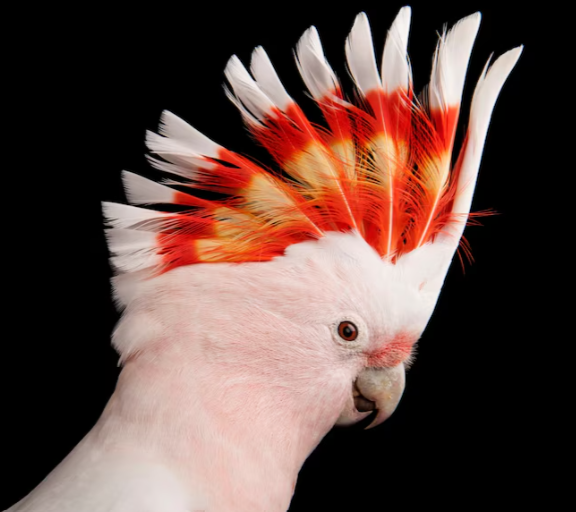
#> input picture example_4.png, 576 x 512 px
$ python main.py
#> lines starting #> are read from the running program, lines starting #| are printed output that depends on the picture
#> further down, image is the input picture: shape (512, 576, 3); mean B, G, R 64.2, 70.4, 95.4
import numpy as np
import math
import cv2
import matplotlib.pyplot as plt
from scipy.signal import wiener
import time
import os
import imageio


np.set_printoptions(suppress=True)

path = "example_4.png"

def dirac_like_image(kernel_sz=65):
    res = np.zeros((kernel_sz, kernel_sz))
    res[kernel_sz // 2, kernel_sz // 2] = 255
    return res

# [5 lines left out: function gaussian_psf, not called in this run]

def sum_of_sq_errors_with_tv(img, psf, est_img, alpha = 0):
    psf = psf/psf.sum()

    sq_err = np.abs(img - cv2.filter2D(src=est_img, ddepth=-1, kernel=psf, borderType=cv2.BORDER_REPLICATE))
    sq_err = np.sum(np.power(sq_err, 2))/2

    dxy = np.array([[0, 1, 0], [1, -4, 1], [0, 1, 0]])
    dxy = cv2.filter2D(src=est_img, ddepth=-1, kernel=dxy, borderType=cv2.BORDER_REPLICATE)
    reg = np.power(np.abs(dxy), 2)
    reg = reg.sum()

    return sq_err + alpha*reg

# [18 lines left out: functions add_gaussian_noise, motion_psf, not called in this run]

def blur_image(input_image, deform_type=None, std_dev=2, delta=8, angle=45, kernel_sz=65):
#> called with deform_type = 'blur', std_dev = 8, delta = 17, angle = 30, kernel_sz = 65
    img_rgb = input_image
    psf = np.array([])
    if deform_type == "motion":
        if kernel_sz % 2 == 0:
            kernel_sz += 1
        psf = motion_psf(angle, delta, False, kernel_sz)
        cv2.imshow("motion psf", psf)
        psf /= psf.sum()
    elif deform_type == "blur":
        if kernel_sz % 2 == 0:
            kernel_sz += 1
        psf = cv2.GaussianBlur(dirac_like_image(kernel_sz), (kernel_sz, kernel_sz), std_dev)
        cv2.imshow("blur psf", psf)
        psf /= psf.sum()
    else:
        print("Unrecognised deformation type or None specified")
        return None

    res_img = cv2.filter2D(src=img_rgb, ddepth=-1, kernel=psf, borderType=cv2.BORDER_REPLICATE)
    # res_img = add_gaussian_noise(res_img, 0.05)
    return res_img

def regularized_filter(img_rgb, input_psf, lambda_coeff=0.01):
    h, w, _ = img_rgb.shape
    input_psf = input_psf / input_psf.sum()
    psf = np.float32(np.zeros((h, w)))
    kh, kw = input_psf.shape
    psf[:kh, :kw] = input_psf

    PSF = cv2.dft(psf, flags=cv2.DFT_COMPLEX_OUTPUT)

    img_r = np.float32(img_rgb[..., 0])
    img_g = np.float32(img_rgb[..., 1])
    img_b = np.float32(img_rgb[..., 2])

    IMG_R = cv2.dft(img_r, flags=cv2.DFT_COMPLEX_OUTPUT)
    IMG_G = cv2.dft(img_g, flags=cv2.DFT_COMPLEX_OUTPUT)
    IMG_B = cv2.dft(img_b, flags=cv2.DFT_COMPLEX_OUTPUT)

    r_tmp = np.float32([[0, 1, 0],[1, -4, 1],[0, 1, 0]])
    r = np.pad(r_tmp, ((0, h-3), (0, w-3)))

    R = np.abs(cv2.dft(r, flags=cv2.DFT_COMPLEX_OUTPUT))

    ipsf = (np.abs(PSF) ** 2).sum(-1)
    lmbd_R = lambda_coeff * ((R).sum(-1))
    tmp = (lmbd_R + ipsf)[..., np.newaxis]

    iPSF = np.conj(PSF) / (ipsf + lmbd_R)[..., np.newaxis]

    RES_R = cv2.mulSpectrums(IMG_R, iPSF, 0)
    RES_G = cv2.mulSpectrums(IMG_G, iPSF, 0)
    RES_B = cv2.mulSpectrums(IMG_B, iPSF, 0)

    res_r = cv2.idft(RES_R, flags=cv2.DFT_SCALE | cv2.DFT_REAL_OUTPUT)
    res_g = cv2.idft(RES_G, flags=cv2.DFT_SCALE | cv2.DFT_REAL_OUTPUT)
    res_b = cv2.idft(RES_B, flags=cv2.DFT_SCALE | cv2.DFT_REAL_OUTPUT)

    res_rgb = np.float32(np.zeros_like(img_rgb))
    res_rgb[..., 0] = res_r
    res_rgb[..., 1] = res_g
    res_rgb[..., 2] = res_b

    res_rgb = np.roll(res_rgb, -kh // 2, 0)
    res_rgb = np.roll(res_rgb, -kw // 2, 1)

    return res_rgb

def wiener_filter(img_rgb, input_psf, K = 0.01):
    input_psf = input_psf / input_psf.sum()
    psf = np.float32(np.zeros_like(img_rgb[..., 0]))
    h, w = input_psf.shape
    psf[:h, :w] = input_psf
    # psf[i_h//2 - h//2: i_h//2 - h//2 + h, i_w//2 - w//2: i_w//2 - w//2 + w] = input_psf
    PSF = cv2.dft(psf, flags=cv2.DFT_COMPLEX_OUTPUT, nonzeroRows=h)

    img_r = np.float32(img_rgb[..., 0])
    img_g = np.float32(img_rgb[..., 1])
    img_b = np.float32(img_rgb[..., 2])

    IMG_R = cv2.dft(img_r, flags=cv2.DFT_COMPLEX_OUTPUT)
    IMG_G = cv2.dft(img_g, flags=cv2.DFT_COMPLEX_OUTPUT)
    IMG_B = cv2.dft(img_b, flags=cv2.DFT_COMPLEX_OUTPUT)

    PSF2 = (np.abs(PSF) ** 2).sum(-1)
    iPSF = PSF / (PSF2 + K)[..., np.newaxis]

    RES_R = cv2.mulSpectrums(IMG_R, iPSF, 0)
    RES_G = cv2.mulSpectrums(IMG_G, iPSF, 0)
    RES_B = cv2.mulSpectrums(IMG_B, iPSF, 0)

    res_r = cv2.idft(RES_R, flags=cv2.DFT_SCALE | cv2.DFT_REAL_OUTPUT)
    res_g = cv2.idft(RES_G, flags=cv2.DFT_SCALE | cv2.DFT_REAL_OUTPUT)
    res_b = cv2.idft(RES_B, flags=cv2.DFT_SCALE | cv2.DFT_REAL_OUTPUT)

    res_rgb = np.float32(np.zeros_like(img_rgb))
    res_rgb[..., 0] = res_r
    res_rgb[..., 1] = res_g
    res_rgb[..., 2] = res_b

    res_rgb = np.roll(res_rgb, -h // 2, 0)
    res_rgb = np.roll(res_rgb, -w // 2, 1)

    return res_rgb

def reg_f_closest_approx(img, psf, st=25, end=26, step=1):
#> called with st = 25, end = 26, step = 1
    smallest_error = -1
    best_approx = img
    ind = [u for u in np.arange(st, end, step)]
    errors = []
    for i in np.arange(st, end, step):
        res = regularized_filter(img, psf, 10**(-0.1 * i))
        err = sum_of_sq_errors_with_tv(img, psf, res)
        errors.append(err)
        if err <= smallest_error or smallest_error < 0:
            smallest_error = sum_of_sq_errors_with_tv(img, psf, res)
            best_approx = res
#> this loop made 1 pass
#> (err, smallest_error) on pass 1: (1901.2, 1901.2)
#> pass 1, in regularized_filter, `img_b = np.float32(img_rgb[..., 2])`:
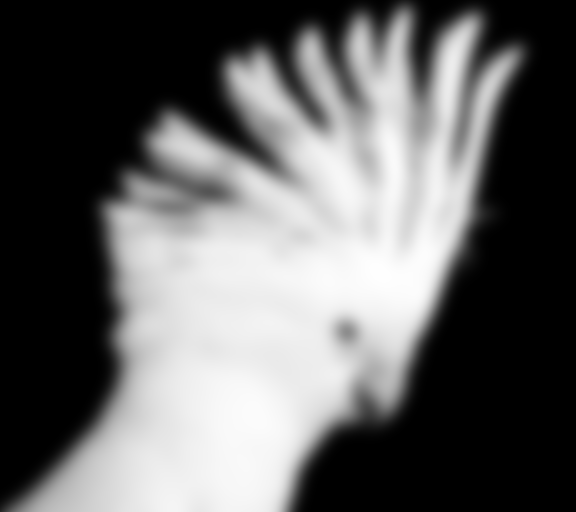
#> img_b: shape (512, 576) float32; min -6.71e-16, max 0.947, mean 0.374; drawn with min black and max white
#> after the loop, errors = [1901.2]; smallest_error = 1901.2

        # [8 lines of commented-out code are left out]

    return best_approx

def wiener_f_closest_approx(img, psf, st=25, end=26, step=1):
#> called with st = 25, end = 26, step = 1
    smallest_error = -1
    best_approx = img
    ind = [i for i in np.arange(st, end, step)]
    errors = []
    for i in np.arange(st, end, step):
        res = wiener_filter(img, psf, 10**(-0.1 * i))
        err = sum_of_sq_errors_with_tv(img, psf, res)
        errors.append(err)
        if err <= smallest_error or smallest_error < 0:
            smallest_error = sum_of_sq_errors_with_tv(img, psf, res)
            best_approx = res
#> this loop made 1 pass
#> (err, smallest_error) on pass 1: (523.2, 523.2)
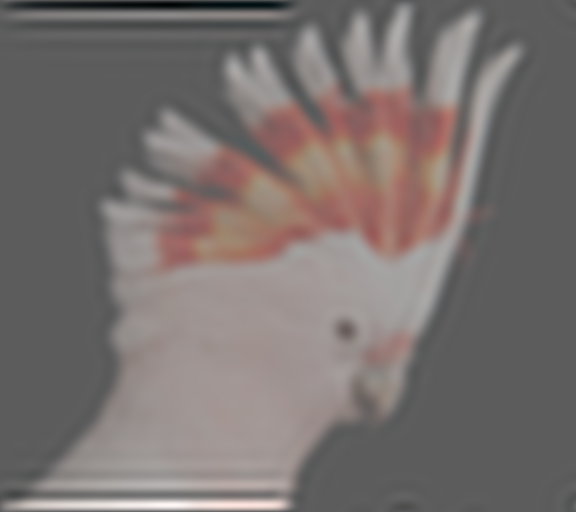
#> best_approx: shape (512, 576, 3) float32; mean B, G, R 0.251, 0.275, 0.373; drawn with min black and max white
#> after the loop, errors = [523.2]; smallest_error = 523.2

        # [8 lines of commented-out code are left out]

    return best_approx

def simple_lucy_richardson_method(img_rgb, psf, max_iter=80):
    img_r = np.float32(img_rgb[..., 0])
    img_g = np.float32(img_rgb[..., 1])
    img_b = np.float32(img_rgb[..., 2])
    psf = psf/psf.sum()
    psf_t = psf[::-1, ::-1]
    rest_img_r = img_r
    rest_img_g = img_g
    rest_img_b = img_b

    ind = [i for i in range(1, max_iter+1)]
    errors = []

    smallest_err = sum_of_sq_errors_with_tv(img_rgb, psf, img_rgb)
#> in sum_of_sq_errors_with_tv (call 5), `sq_err = np.abs(img - cv2.filter2D(src=est_img, ddepth=-1, kernel=psf,..`:
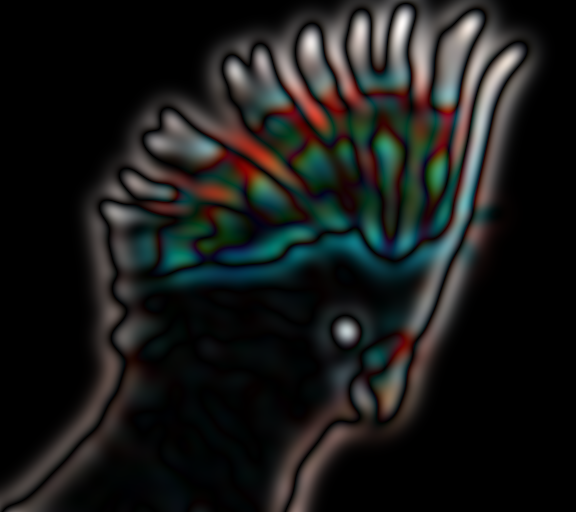
#> sq_err: shape (512, 576, 3) float64; mean B, G, R 0.0167, 0.0176, 0.0169; drawn with min black and max white
#> in sum_of_sq_errors_with_tv (call 5), `sq_err = np.sum(np.power(sq_err, 2))/2`: sq_err = 409.3
#> in sum_of_sq_errors_with_tv (call 5), `dxy = cv2.filter2D(src=est_img, ddepth=-1, kernel=dxy, borderType=cv2...`:
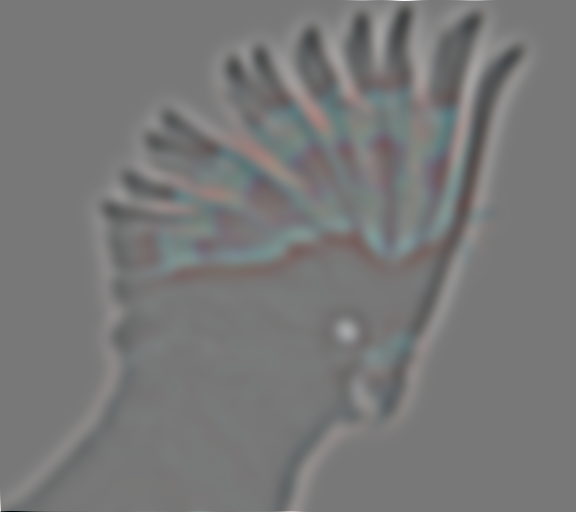
#> dxy: shape (512, 576, 3) float64; mean B, G, R 1.48e-19, -8.41e-20, 2.25e-19; drawn with min black and max white
#> in sum_of_sq_errors_with_tv (call 5), `reg = reg.sum()`: reg = 1.55
#> smallest_err = 409.3
    best_approx = img_rgb
    eps = img_rgb.max() * 1e-5
#> eps = 9.47e-06

    for i in range(max_iter):
        tmp_r = img_r / (cv2.filter2D(src=rest_img_r, ddepth=-1, kernel=psf, borderType=cv2.BORDER_REPLICATE) + eps)
        tmp_g = img_g / (cv2.filter2D(src=rest_img_g, ddepth=-1, kernel=psf, borderType=cv2.BORDER_REPLICATE) + eps)
        tmp_b = img_b / (cv2.filter2D(src=rest_img_b, ddepth=-1, kernel=psf, borderType=cv2.BORDER_REPLICATE) + eps)

        tmp_r = cv2.filter2D(src=tmp_r, ddepth=-1, kernel=psf_t, borderType=cv2.BORDER_REPLICATE)
        tmp_g = cv2.filter2D(src=tmp_g, ddepth=-1, kernel=psf_t, borderType=cv2.BORDER_REPLICATE)
        tmp_b = cv2.filter2D(src=tmp_b, ddepth=-1, kernel=psf_t, borderType=cv2.BORDER_REPLICATE)

        rest_img_r = cv2.multiply(rest_img_r, tmp_r)
        rest_img_g = cv2.multiply(rest_img_g, tmp_g)
        rest_img_b = cv2.multiply(rest_img_b, tmp_b)

        tmp_rgb = np.float32(np.zeros_like(img_rgb))
        tmp_rgb[..., 0] = rest_img_r
        tmp_rgb[..., 1] = rest_img_g
        tmp_rgb[..., 2] = rest_img_b

        err = sum_of_sq_errors_with_tv(img_rgb, psf, tmp_rgb)
        errors.append(err)
        if err > smallest_err:
            return tmp_rgb
        if err <= smallest_err:
            smallest_err = err
            best_approx = tmp_rgb
#> this loop made 80 passes
#> (sq_err in sum_of_sq_errors_with_tv, reg in sum_of_sq_errors_with_tv, err, smallest_err) on passes 1 to 12: (199.4, 2.43, 199.4, 199.4), (123.8, 3.37, 123.8, 123.8), (85.96, 4.32, 85.96, 85.96), (63.79, 5.25, 63.79, 63.79), (49.61, 6.14, 49.61, 49.61), (39.98, 7, 39.98, 39.98), (33.14, 7.82, 33.14, 33.14), (28.1, 8.59, 28.1, 28.1), (24.28, 9.33, 24.28, 24.28), (21.31, 10.03, 21.31, 21.31), (18.95, 10.71, 18.95, 18.95), (17.04, 11.34, 17.04, 17.04)
#> (err, smallest_err) on passes 61 to 66: (2.72, 2.72), (2.67, 2.67), (2.62, 2.62), (2.57, 2.57), (2.53, 2.53), (2.48, 2.48)
#> pass 1, in simple_lucy_richardson_method, `tmp_r = cv2.filter2D(src=tmp_r, ddepth=-1, kernel=psf_t, borderType=cv..`:
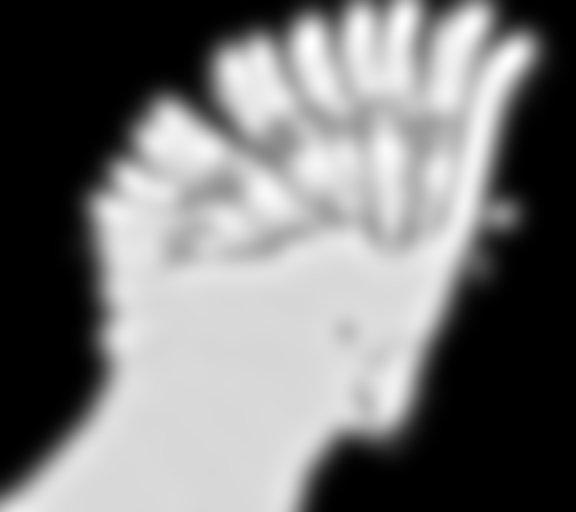
#> tmp_r: shape (512, 576) float32; min -9.03e-12, max 1.18, mean 0.554; drawn with min black and max white
#> after the loop:
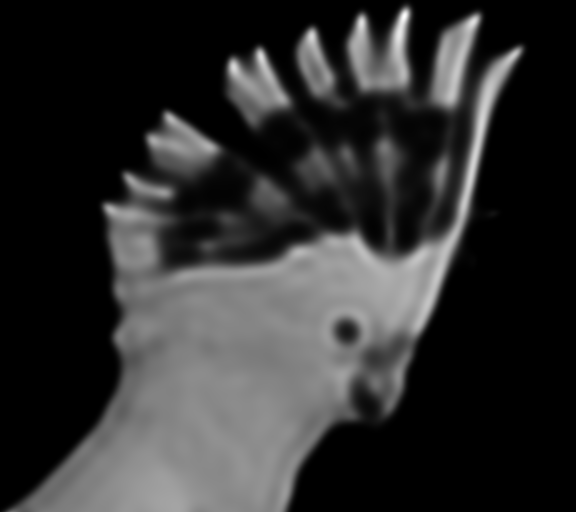
#> rest_img_r: shape (512, 576) float32; min 0, max 1.36, mean 0.252; drawn with min black and max white
#> after the loop, errors = 80 values, max 199.4 at index 0, min 1.97 at index 79, mean 12.99; smallest_err = 1.97

        # [8 lines of commented-out code are left out]

    return best_approx

# [23 lines left out: functions img_to_0_1_range, draw_text, not called in this run]

def deform_and_restore(img, deform_type, std_dev=8, delta=17, angle=30, kr_sz=65):
    if deform_type == "motion":
        motion_image = blur_image(img, "motion", std_dev, delta, angle, kr_sz)
        # cv2.imshow("motion blur image", motion_image)

        m_psf = motion_psf(angle, delta, is_centered=False, kernel_sz=kr_sz)

        # start_time = time.time()
        reg_motion_image = reg_f_closest_approx(motion_image, m_psf)
        # cv2.imshow("regularized filter restoration", reg_motion_image)
        # print("--- reg filter %s seconds ---" % (time.time() - start_time))

        # start_time = time.time()
        wiener_motion_image = wiener_f_closest_approx(motion_image, m_psf)
        # cv2.imshow("weiner filter restoration", wiener_motion_image)
        # print("--- wiener filter %s seconds ---" % (time.time() - start_time))

        # start_time = time.time()
        lucy_r_motion_image = simple_lucy_richardson_method(motion_image, m_psf)
        # cv2.imshow("lucy richarson restoration", lucy_r_motion_image)
        # print("--- lucy-rich %s seconds ---" % (time.time() - start_time))

    elif deform_type == "blur":
        blurred_image = blur_image(img, "blur", std_dev, delta, angle, kr_sz)
        cv2.imshow("gaussian blur image", blurred_image)

        b_psf = cv2.GaussianBlur(dirac_like_image(kr_sz), (kr_sz, kr_sz), std_dev)

        reg_blur_image = reg_f_closest_approx(blurred_image, b_psf)
        cv2.imshow("regularized filter restoration", reg_blur_image)

        wiener_blur_image = wiener_f_closest_approx(blurred_image, b_psf)
        cv2.imshow("wiener filter restoration", wiener_blur_image)

        lucy_r_blur_image = simple_lucy_richardson_method(blurred_image, b_psf)
        cv2.imshow("lucy richardson restoration", lucy_r_blur_image)
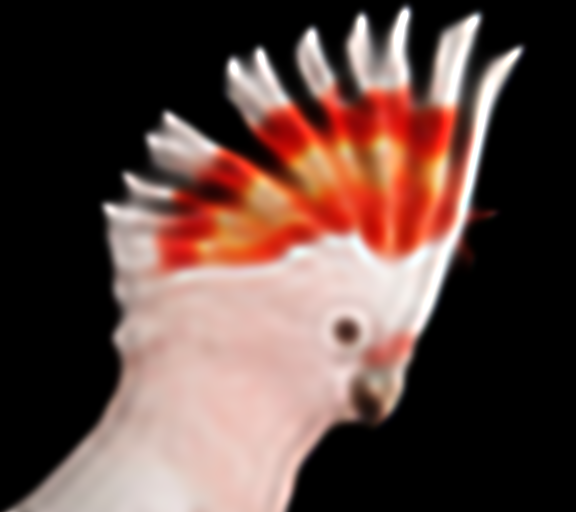
#> window 'lucy richardson restoration': shape (512, 576, 3); mean B, G, R 63.8, 70, 94.9

    else:
        print("Error: wrong deform type")

image = cv2.imread(path, 1)
image = image/255.0
cv2.imshow("original image", image)

deform_and_restore(image, "blur")

# [17 lines of commented-out code are left out]

cv2.waitKey(0)

$ run again, with example_1.png copied over example_4.png
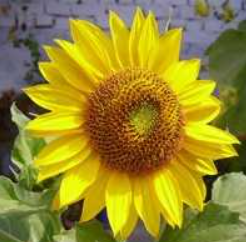
#> input picture example_1.png, 246 x 242 px
#> image is the input picture: shape (242, 246, 3); mean B, G, R 43.7, 136.9, 150.9
#> the loop in reg_f_closest_approx, `for i in np.arange(st, end, step):` made 1 pass
#> (err, smallest_error) on pass 1: (201.6, 201.6)
#> after the loop in reg_f_closest_approx, `for i in np.arange(st, end, step):`: errors = [201.6]; smallest_error = 201.6
#> the loop in wiener_f_closest_approx, `for i in np.arange(st, end, step):` made 1 pass
#> (err, smallest_error) on pass 1: (56.06, 56.06)
#> after the loop in wiener_f_closest_approx, `for i in np.arange(st, end, step):`:
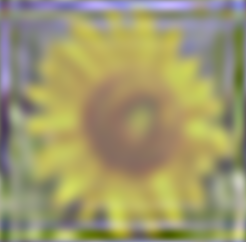
#> best_approx: shape (242, 246, 3) float32; mean B, G, R 0.171, 0.535, 0.589; drawn with min black and max white
#> after the loop in wiener_f_closest_approx, `for i in np.arange(st, end, step):`: errors = [56.06]; smallest_error = 56.06
#> in simple_lucy_richardson_method, `smallest_err = sum_of_sq_errors_with_tv(img_rgb, psf, img_rgb)`: smallest_err = 53.59
#> eps = 9.07e-06
#> the loop in simple_lucy_richardson_method, `for i in range(max_iter):` made 80 passes
#> (sq_err in sum_of_sq_errors_with_tv, reg in sum_of_sq_errors_with_tv, err, smallest_err) on passes 1 to 8: (23.1, 0.365, 23.1, 23.1), (15.12, 0.456, 15.12, 15.12), (11.36, 0.539, 11.36, 11.36), (9.11, 0.615, 9.11, 9.11), (7.59, 0.686, 7.59, 7.59), (6.48, 0.753, 6.48, 6.48), (5.64, 0.816, 5.64, 5.64), (4.98, 0.876, 4.98, 4.98)
#> after the loop in simple_lucy_richardson_method, `for i in range(max_iter):`:
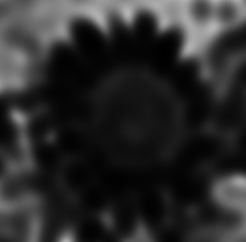
#> rest_img_r: shape (242, 246) float32; min 0.0036, max 0.709, mean 0.171
#> after the loop in simple_lucy_richardson_method, `for i in range(max_iter):`: errors = 80 values, max 23.1 at index 0, min 0.291 at index 79, mean 1.98; smallest_err = 0.291

$ run again, with example_3.png copied over example_4.png
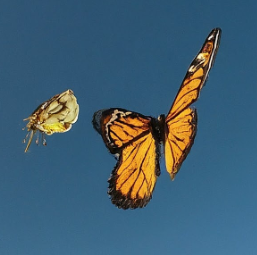
#> input picture example_3.png, 257 x 255 px
#> image is the input picture: shape (255, 257, 3); mean B, G, R 113.4, 95.3, 65.2
#> the loop in reg_f_closest_approx, `for i in np.arange(st, end, step):` made 1 pass
#> (err, smallest_error) on pass 1: (44.15, 44.15)
#> after the loop in reg_f_closest_approx, `for i in np.arange(st, end, step):`: errors = [44.15]; smallest_error = 44.15
#> the loop in wiener_f_closest_approx, `for i in np.arange(st, end, step):` made 1 pass
#> (err, smallest_error) on pass 1: (14.66, 14.66)
#> after the loop in wiener_f_closest_approx, `for i in np.arange(st, end, step):`:
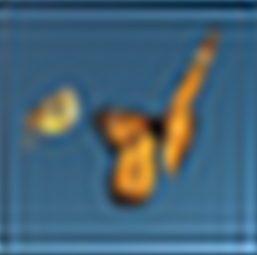
#> best_approx: shape (255, 257, 3) float32; mean B, G, R 0.443, 0.373, 0.255; drawn with min black and max white
#> after the loop in wiener_f_closest_approx, `for i in np.arange(st, end, step):`: errors = [14.66]; smallest_error = 14.66
#> in simple_lucy_richardson_method, `smallest_err = sum_of_sq_errors_with_tv(img_rgb, psf, img_rgb)`: smallest_err = 28.07
#> eps = 8.1e-06
#> the loop in simple_lucy_richardson_method, `for i in range(max_iter):` made 80 passes
#> (sq_err in sum_of_sq_errors_with_tv, reg in sum_of_sq_errors_with_tv, err, smallest_err) on passes 1 to 8: (11.71, 0.156, 11.71, 11.71), (6.91, 0.199, 6.91, 6.91), (4.78, 0.236, 4.78, 4.78), (3.63, 0.269, 3.63, 3.63), (2.92, 0.298, 2.92, 2.92), (2.44, 0.325, 2.44, 2.44), (2.1, 0.35, 2.1, 2.1), (1.84, 0.373, 1.84, 1.84)
#> after the loop in simple_lucy_richardson_method, `for i in range(max_iter):`:
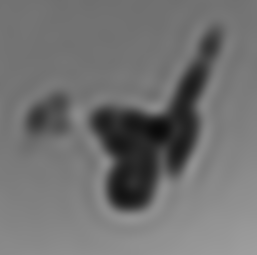
#> rest_img_r: shape (255, 257) float32; min 0.0434, max 0.623, mean 0.445
#> after the loop in simple_lucy_richardson_method, `for i in range(max_iter):`: errors = 80 values, max 11.71 at index 0, min 0.144 at index 79, mean 0.843; smallest_err = 0.144

$ run again, with example_2.jpg saved as example_4.png
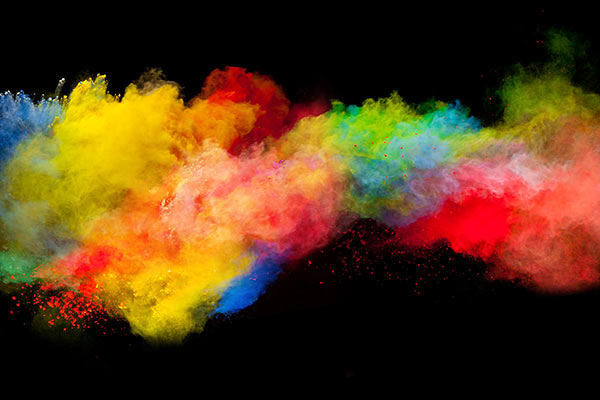
#> input picture example_2.jpg, 600 x 400 px
#> image is the input picture: shape (400, 600, 3); mean B, G, R 23.9, 57, 87.4
#> the loop in reg_f_closest_approx, `for i in np.arange(st, end, step):` made 1 pass
#> (err, smallest_error) on pass 1: (251.3, 251.3)
#> after the loop in reg_f_closest_approx, `for i in np.arange(st, end, step):`: errors = [251.3]; smallest_error = 251.3
#> the loop in wiener_f_closest_approx, `for i in np.arange(st, end, step):` made 1 pass
#> (err, smallest_error) on pass 1: (81.46, 81.46)
#> after the loop in wiener_f_closest_approx, `for i in np.arange(st, end, step):`: errors = [81.46]; smallest_error = 81.46
#> in simple_lucy_richardson_method, `smallest_err = sum_of_sq_errors_with_tv(img_rgb, psf, img_rgb)`: smallest_err = 96.62
#> eps = 9.92e-06
#> the loop in simple_lucy_richardson_method, `for i in range(max_iter):` made 80 passes
#> (sq_err in sum_of_sq_errors_with_tv, reg in sum_of_sq_errors_with_tv, err, smallest_err) on passes 1 to 8: (35.69, 0.499, 35.69, 35.69), (20.07, 0.647, 20.07, 20.07), (13.44, 0.779, 13.44, 13.44), (9.92, 0.895, 9.92, 9.92), (7.78, 1, 7.78, 7.78), (6.36, 1.09, 6.36, 6.36), (5.35, 1.18, 5.35, 5.35), (4.6, 1.26, 4.6, 4.6)
#> after the loop in simple_lucy_richardson_method, `for i in range(max_iter):`:
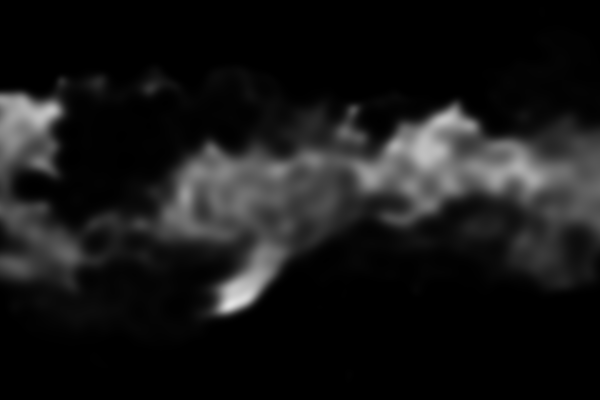
#> rest_img_r: shape (400, 600) float32; min 0, max 0.892, mean 0.0937
#> after the loop in simple_lucy_richardson_method, `for i in range(max_iter):`: errors = 80 values, max 35.69 at index 0, min 0.284 at index 79, mean 2.12; smallest_err = 0.284
